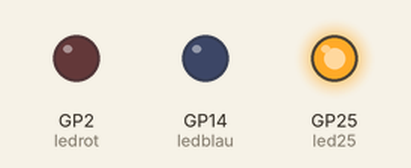
Simulated run of this program. Board: Raspberry Pi Pico running MicroPython. Shown: output pins drawn as LEDs (lit = HIGH). At 7.8 s the program stops and its outputs stay as they are.

Above: at 0.1 s.
At 2.1 s:
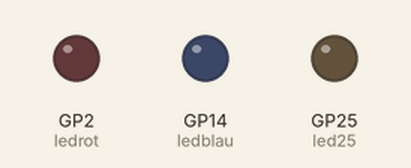
At 4.7 s:
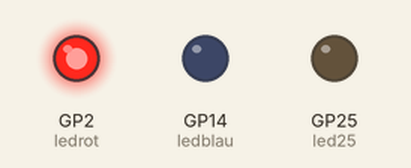
At 7.9 s:
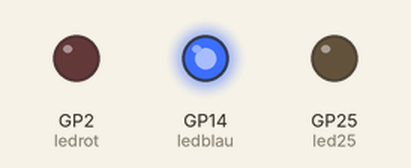
Timing chart, 0 to 9.3 s (numbered marks = the images above):
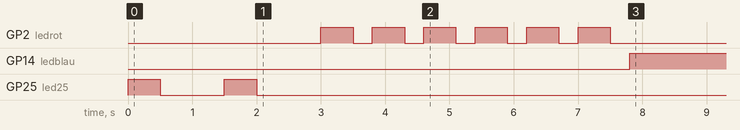

Measured:
- by itself, GP2 (ledrot): LOW → HIGH at 3.0 s, → LOW 0.50 s later, → HIGH 0.30 s later, → LOW 0.50 s later, … (12 changes in this stretch)
- by itself, GP14 (ledblau): LOW → HIGH at 7.8 s
- by itself, GP25 (led25): alternates HIGH for 0.50 s and LOW for 1.0 s, 4 changes in all, then stays LOW

The program:

led.py
```python
# Lets blink LEDs conected with your Raspberry Pi Pico by SKANTA (TechCree)
import machine
from machine import Pin
import utime

led25 =  Pin(25, Pin.OUT) #mainboard
ledrot =  Pin(2, Pin.OUT)
ledblau =  Pin(14, Pin.OUT)

#startseqenz onboard led blinkt

counta = 0

while counta < 2:
    led25.value(1)
    utime.sleep(0.5)
    led25.value(0)
    utime.sleep(1)

    counta = counta +1

    pass


#rote led blinken wlan verbindung herstellen

countb = 0

while countb < 6:
    ledrot.value(1)
    utime.sleep(0.5)
    ledrot.value(0)
    utime.sleep(0.3)

    countb = countb +1

    pass

countc = 0

#while countc < 2:
#    ledblau.value(1)
#    utime.sleep(0.1)
#    ledblau.value(0)
#    utime.sleep(1)

#    countb = countc +1

#    pass

ledblau.value(1)
#utime.sleep(10)
#ledblau.value(0)
```
